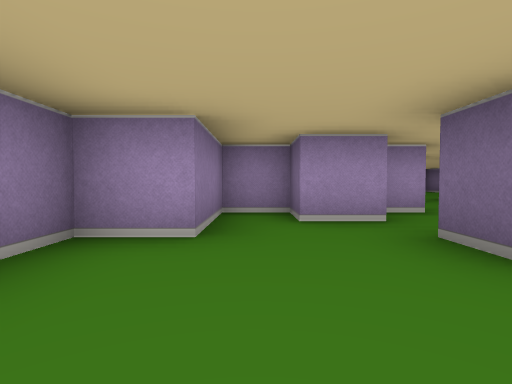
View 1 (above)

24 first-person views from a walk through a cub3D ray-caster map. The camera is about half as high as the walls, tilts 2° down and sees 80° across. The floor is counted in squares. Each view is taken from the middle of a square. On the plan, view 1 faces up. The plan holds only what a view shows up to about 9 squares ahead; the rest is blank.

View 2
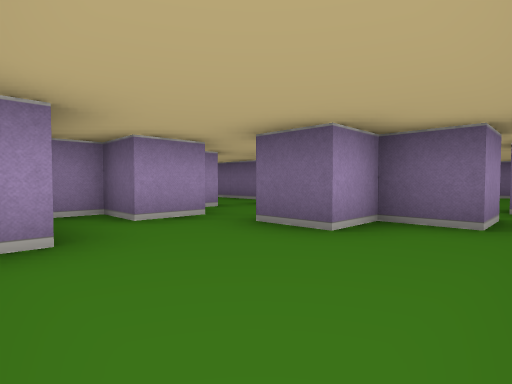

View 3
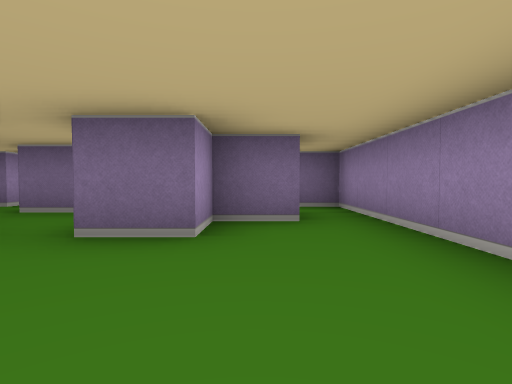

View 4
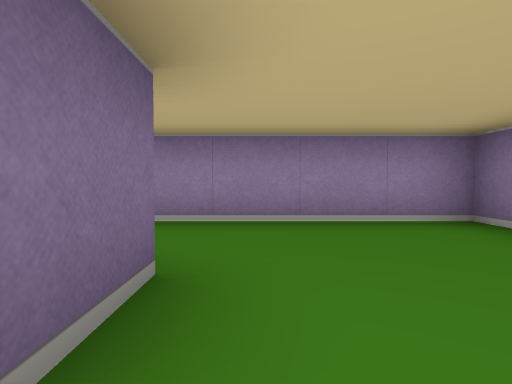

View 5
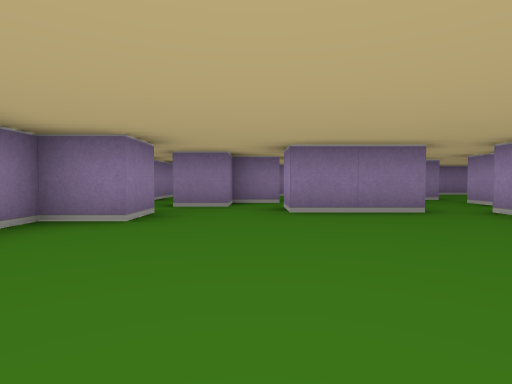

View 6
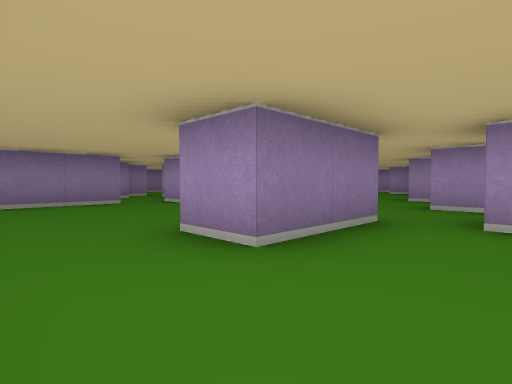

View 7
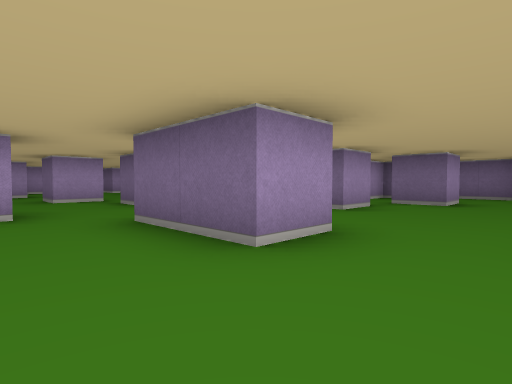

View 8
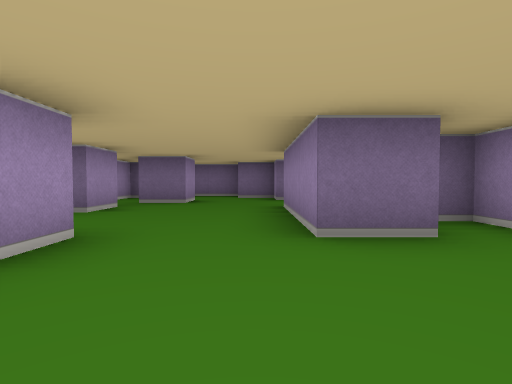

View 9
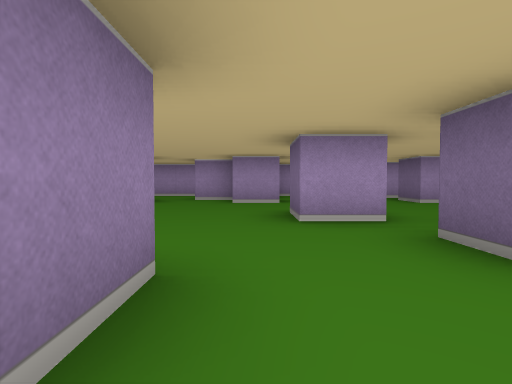

View 10
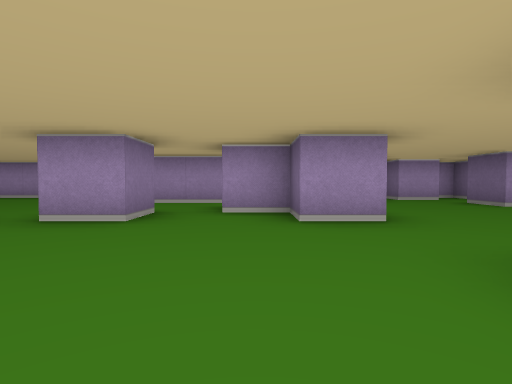

View 11
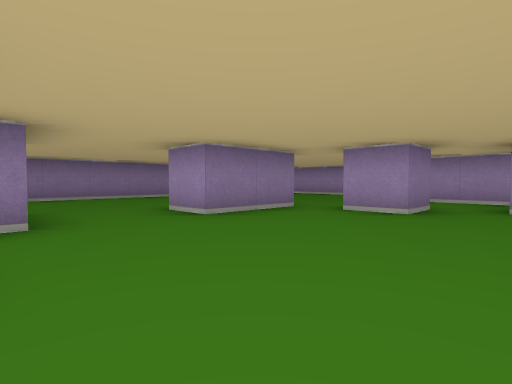

View 12
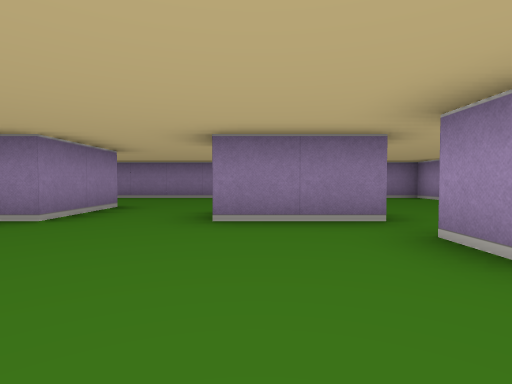

View 13
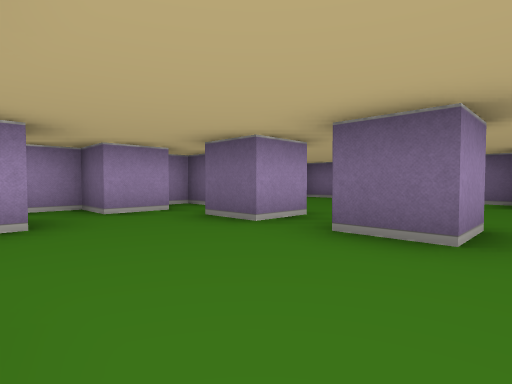

View 14
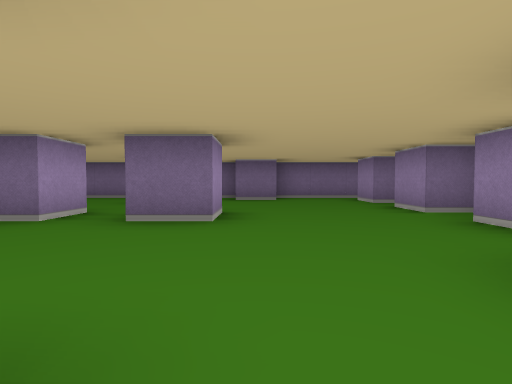

View 15
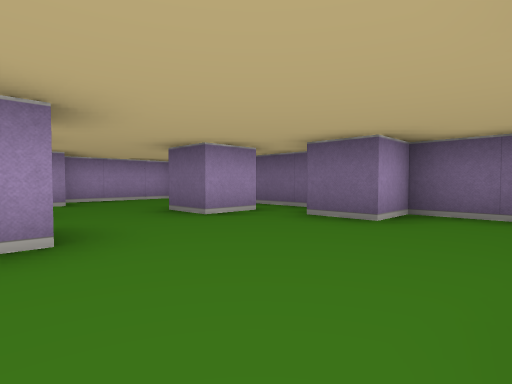

View 16
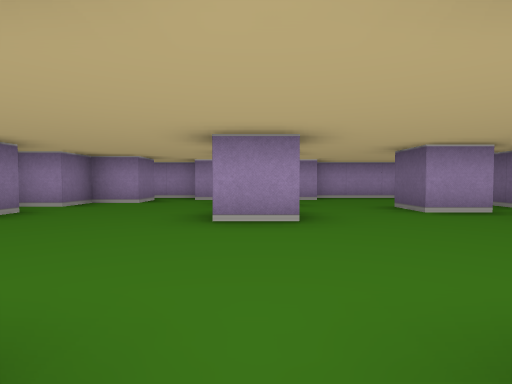

View 17
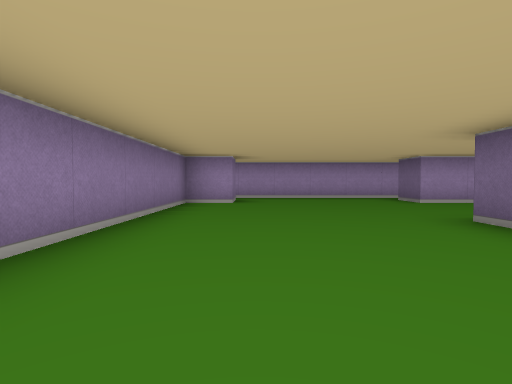

View 18
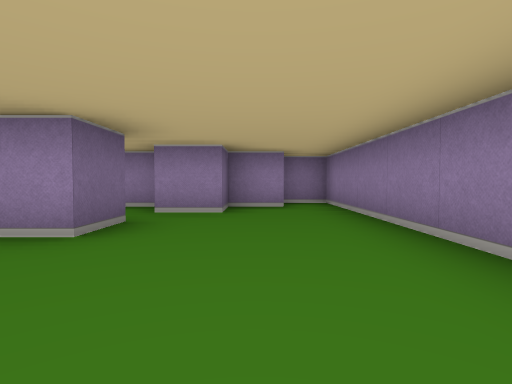

View 19
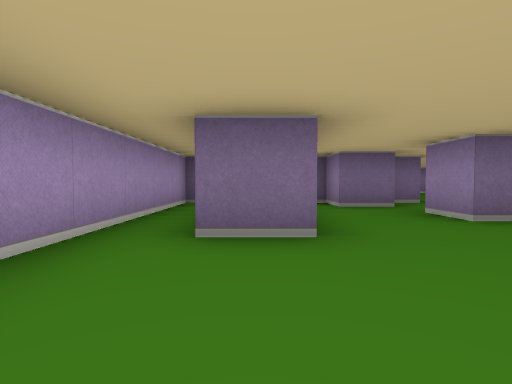

View 20
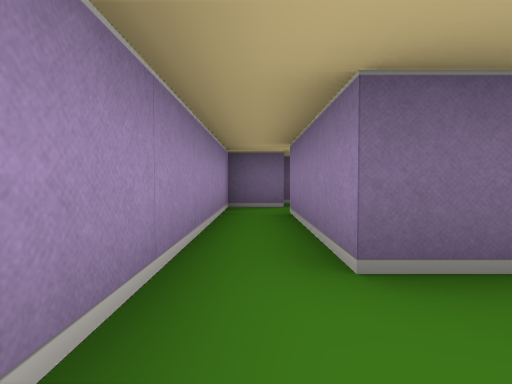

View 21
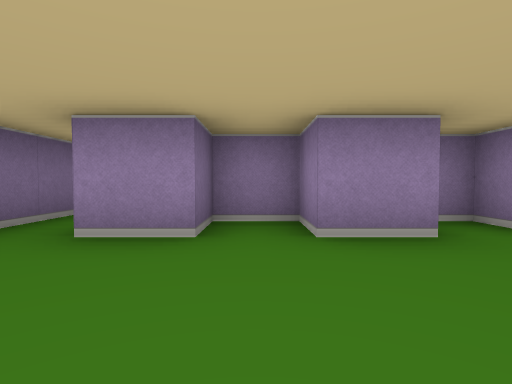

View 22
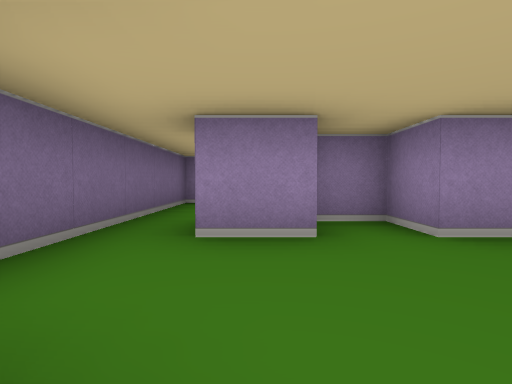

View 23
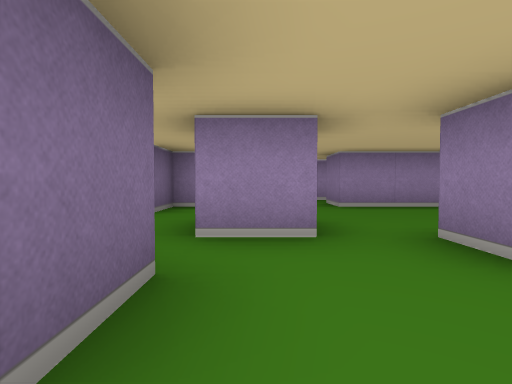

View 24
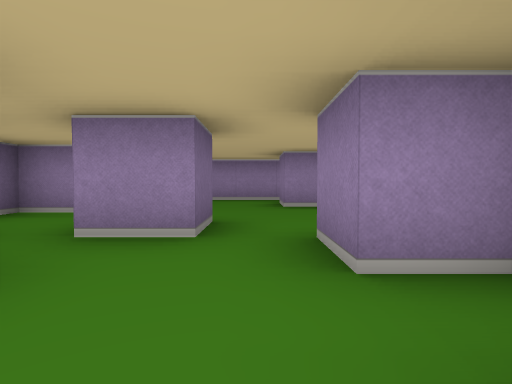

### Floor plan
Key: @ floor where view 1 was taken; # wall or solid block; . floor.
Columns run from 2 left of view 1 to 17 right of it. Each row starts with its distance up from view 1.
 18  ###################
 17   ........#..#.#...#
 16 ##....###.##.......#
 15 #.........# ..#....#
 14 #........##......#.#
 13 #......#..#...#....#
 12 #....#............##
 11 #....#.............#
 10 #..........#.......#
  9 #............#.#.#.#
  8 #...##......######.#
  7 #....#.# #...  .. .#
  6 #..#...# ....##..#.#
  5 #.###......#..#..###
  4 ####..#....#....#..#
  3 ##....#............#
  2 #...#.............##
  1 #...##......###..##
  0 #.@....#.. ..#...
 -1 #########   #####

Where each view was taken, in squares from view 1:
view 1: 0 up, 0 right, facing up
view 2: 0 up, 1 left, facing up-right
view 3: 1 up, 1 left, facing right
view 4: 3 up, 1 right, facing down
view 5: 2 up, 9 right, facing left
view 6: 2 up, 11 right, facing up-left
view 7: 2 up, 7 right, facing up-right
view 8: 2 up, 7 right, facing right
view 9: 6 up, 8 right, facing up
view 10: 9 up, 7 right, facing up
view 11: 8 up, 7 right, facing up-left
view 12: 11 up, 7 right, facing left
view 13: 12 up, 9 right, facing up-right
view 14: 12 up, 8 right, facing right
view 15: 10 up, 12 right, facing up-right
view 16: 9 up, 12 right, facing up
view 17: 9 up, 0 right, facing up
view 18: 11 up, 0 right, facing down
view 19: 16 up, 1 right, facing right
view 20: 17 up, 2 right, facing right
view 21: 12 up, 14 right, facing down
view 22: 12 up, 15 right, facing down
view 23: 7 up, 14 right, facing down
view 24: 7 up, 13 right, facing down
